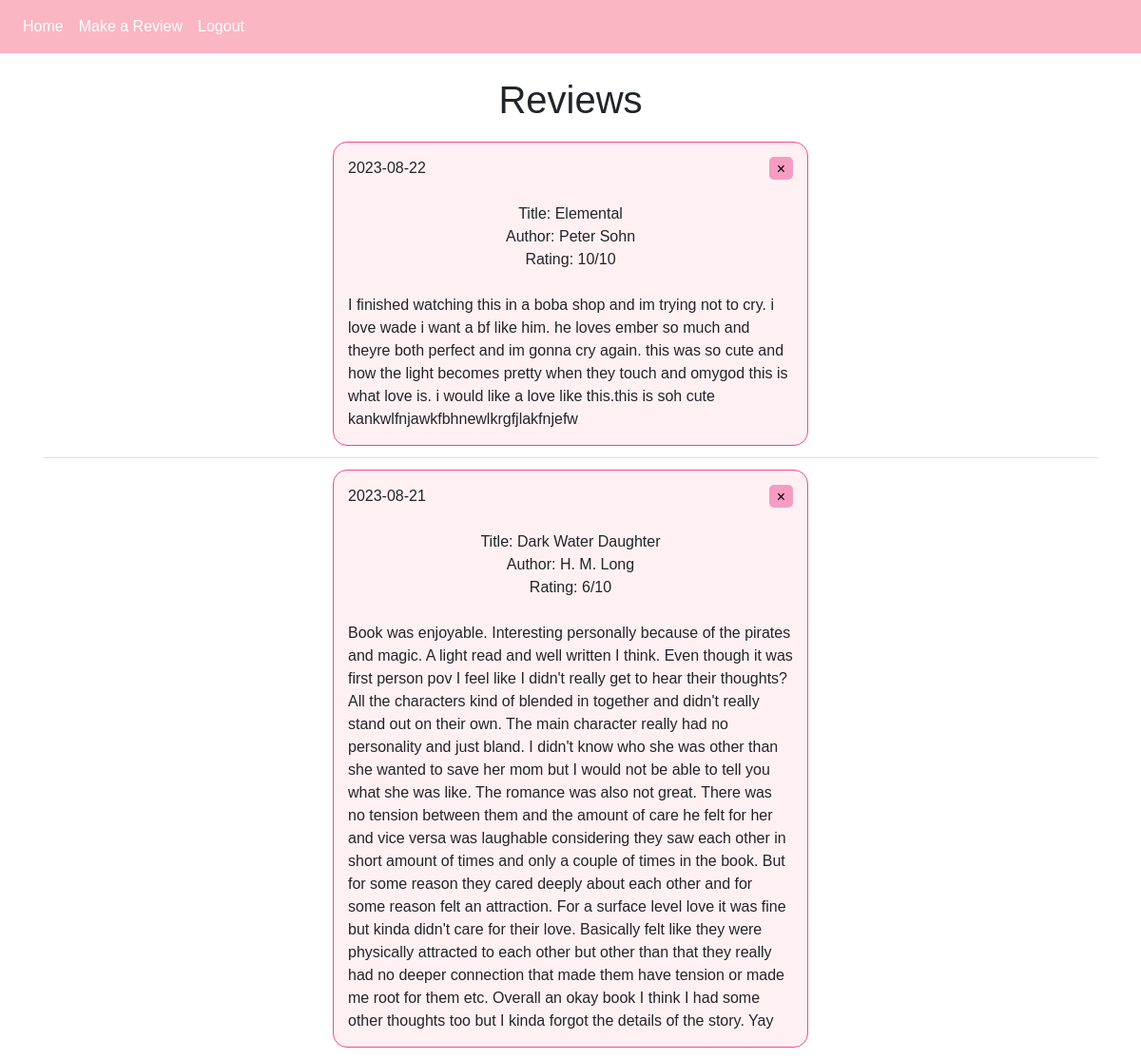
Screenshot of /home (signed in) with the database file from the repository.
### website/models.py (models this page shows)
class Note(db.Model):
    id = db.Column(db.Integer, primary_key=True)
    title = db.Column(db.String(10000))
    author = db.Column(db.String(10000))
    rating = db.Column(db.String(10000))
    review = db.Column(db.String(10000))
    date = db.Column(db.DateTime(timezone=True), default=func.now())
    user_id = db.Column(db.Integer, db.ForeignKey('user.id'))

### website/views.py (the view)
@views.route('/home', methods=['GET', 'POST'])
@login_required
def home():
    return render_template("home.html", user=current_user)

### website/__init__.py (called while the page is built)
def create_app():
    app = Flask(__name__)
    app.secret_key = 'fnejnf'
    app.config['SQLALCHEMY_DATABASE_URI'] = f'sqlite:///{DB_NAME}'
    db.init_app(app)
    login_manager = LoginManager()
    login_manager.login_view = 'auth.login'
    login_manager.init_app(app)
    from .views import views
    from .auth import auth
    app.register_blueprint(views, url_prefix='/')
    app.register_blueprint(auth, url_prefix='/')
    from . import models
    with app.app_context():
        db.create_all()
    @login_manager.user_loader
    def load_user(id):
        return models.User.query.get(int(id))
    return app

### website/templates/home.html
{% extends "base.html" %} {% block title %}Home{% endblock %}
    {% block content %}
    <h1 class="title">Reviews</h1>
    <ul class="list-group list-group-flush" id="notes">
        {% for note in user.notes[::-1]  %}
        <li class="list-group-item">
            <div class="homepage">
                <div class="homeDate">{{note.date.strftime('%Y-%m-%d')}}
                    <div class="xButton">
                        <button type="submit" class="xbutton" onClick="deleteNote({{ note.id }})">
                        <span aria-hidden="true">&times;</span></button>
                    </div>
                </div>
                <br>
                <div class="homeTitle">Title: {{ note.title }} </div>
                <div class="homeAuthor">Author: {{ note.author }}</div>
                <div class="homeRating">Rating: {{ note.rating }}</div>
                <br>
                <div class="homeReview">{{ note.review }}</div>
            </div>
        </li>
        {% endfor %}
    </ul>
    {% endblock %}

### website/templates/base.html (shortened to what this page needs)
<!DOCTYPE html>
<html>
  <head>
    <link
      rel="stylesheet"
      href="https://stackpath.bootstrapcdn.com/bootstrap/4.4.1/css/bootstrap.min.css"
    />
    <link
      rel="stylesheet"
      href="https://stackpath.bootstrapcdn.com/font-awesome/4.7.0/css/font-awesome.min.css"
    />
    <link rel="stylesheet" href="{{ url_for('static', filename= 'css/style.css') }}">
  </head>
  <body>
    <nav class="navbar navbar-expand-lg">
      <div class="collapse navbar-collapse" id="navbar">
        <div class="navbar-nav">
            {% if user.is_authenticated %}
            <a class="nav-item nav-link" id="home" href="/home">Home</a>
            <a class="nav-item nav-link" id="book-review" href="/book-review">Make a Review</a>
            <a class="nav-item nav-link" id="logout" href="/logout">Logout</a>
            {% else %}
            <a class="nav-item nav-link" id="login" href="/login">Login</a>
            <a class="nav-item nav-link" id="sign-up" href="/sign-up">Sign Up</a>
            {% endif %}
        </div>
      </div>
    </nav>
    <div class="container">
    {% block content %}
    {% endblock %}
    </div>
  </body>
</html>

### website/static/css/style.css (style rules this page uses)
* { font-family: Verdana, Geneva, Tahoma, sans-serif; }
.title { margin-top: 25px; text-align: center; }
.homepage { background: rgb(255, 241, 243); padding: 15px; border: 1px solid #f04890; height: auto; width: 500px; border-radius: 15px; border: 1px solid #f04890; margin-left: auto; margin-right: auto; }
.xbutton { display: inline-block; width: 25px; height: 24px; background: #f69cc3; border: none; border-radius: 5px; }
.xButton { float: right; }
.homeReview { display: inline-block; white-space: pre-wrap; overflow-wrap: break-word; }
.homeTitle, .homeAuthor, .homeRating { text-align: center; }
.navbar { background-color: rgb(250, 182, 194); }
.nav-item { color: white; }

### rows the page displays
Note: date "2023-08-22", title "Elemental", author "Peter Sohn", rating "10/10", review "I finished watching this in a boba shop and im trying not to cry. i love wade i want a bf like him. he loves ember so much and theyre both perfect and im gonna cry again. this was so cute and how the light becomes pretty when they touch and omygod this is what love is. i would like a love like this.this is soh cute kankwlfnjawkfbhnewlkrgfjlakfnjefw"
Note: date "2023-08-21", title "Dark Water Daughter", author "H. M. Long", rating "6/10", review "Book was enjoyable. Interesting personally because of the pirates and magic. A light read and well written I think. Even though it was first person pov I feel like I didn't really get to hear their thoughts? All the characters kind of blended in together and didn't really stand out on their own. The main character really had no personality and just bland. I didn't know who she was other than she wanted to save her mom but I would not be able to tell you what she was like. The romance was also not great. There was no tension between them and the amount of care he felt for her and vice versa was laughable considering they saw each other in short amount of times and only a couple of times in…"
